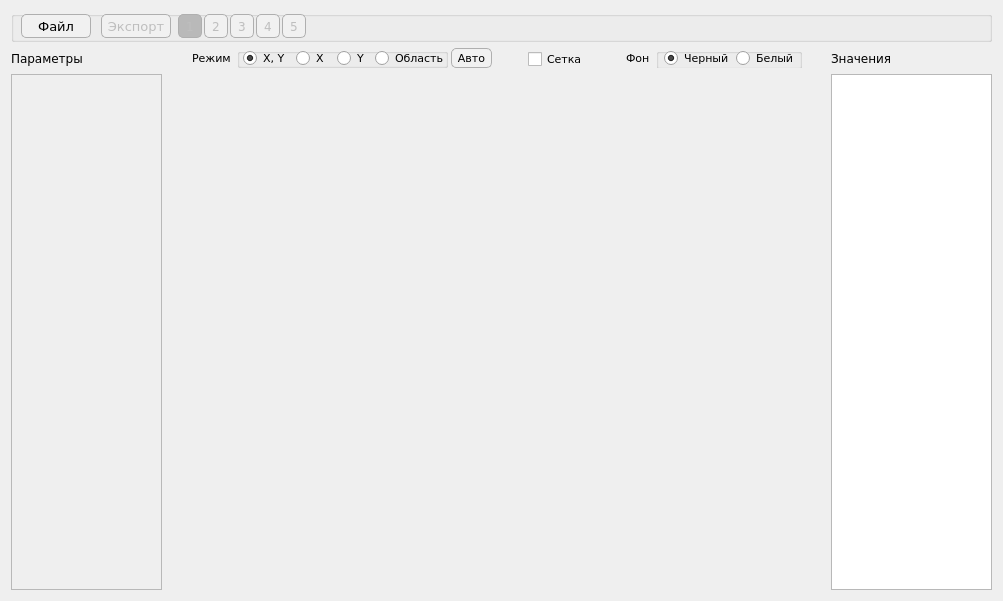
<?xml version="1.0" encoding="UTF-8"?>
<ui version="4.0">
 <class>Widget</class>
 <widget class="QWidget" name="Widget">
  <property name="geometry">
   <rect>
    <x>0</x>
    <y>0</y>
    <width>1003</width>
    <height>601</height>
   </rect>
  </property>
  <property name="windowTitle">
   <string>sok-viewer</string>
  </property>
  <layout class="QGridLayout" name="gridLayout">
   <item row="1" column="2">
    <widget class="QLabel" name="valuesLabel">
     <property name="minimumSize">
      <size>
       <width>151</width>
       <height>16</height>
      </size>
     </property>
     <property name="maximumSize">
      <size>
       <width>16777215</width>
       <height>16</height>
      </size>
     </property>
     <property name="font">
      <font>
       <family>Verdana</family>
      </font>
     </property>
     <property name="text">
      <string>Значения</string>
     </property>
    </widget>
   </item>
   <item row="2" column="0">
    <widget class="QScrollArea" name="parametersScrollArea">
     <property name="minimumSize">
      <size>
       <width>151</width>
       <height>0</height>
      </size>
     </property>
     <property name="maximumSize">
      <size>
       <width>151</width>
       <height>16777215</height>
      </size>
     </property>
     <property name="font">
      <font>
       <family>Verdana</family>
      </font>
     </property>
     <property name="widgetResizable">
      <bool>true</bool>
     </property>
     <widget class="QWidget" name="scrollAreaWidgetContents">
      <property name="geometry">
       <rect>
        <x>0</x>
        <y>0</y>
        <width>149</width>
        <height>499</height>
       </rect>
      </property>
     </widget>
    </widget>
   </item>
   <item row="1" column="1" alignment="Qt::AlignHCenter">
    <widget class="QWidget" name="plotButtonsWidget" native="true">
     <property name="minimumSize">
      <size>
       <width>631</width>
       <height>20</height>
      </size>
     </property>
     <widget class="QGroupBox" name="zoomBox">
      <property name="geometry">
       <rect>
        <x>56</x>
        <y>0</y>
        <width>211</width>
        <height>20</height>
       </rect>
      </property>
      <property name="minimumSize">
       <size>
        <width>145</width>
        <height>20</height>
       </size>
      </property>
      <property name="maximumSize">
       <size>
        <width>16777215</width>
        <height>16777215</height>
       </size>
      </property>
      <property name="styleSheet">
       <string notr="true">font-size: 11px;</string>
      </property>
      <property name="title">
       <string/>
      </property>
      <widget class="QRadioButton" name="radioButtonXY">
       <property name="geometry">
        <rect>
         <x>6</x>
         <y>0</y>
         <width>49</width>
         <height>20</height>
        </rect>
       </property>
       <property name="minimumSize">
        <size>
         <width>49</width>
         <height>20</height>
        </size>
       </property>
       <property name="maximumSize">
        <size>
         <width>16777215</width>
         <height>16777215</height>
        </size>
       </property>
       <property name="font">
        <font>
         <family>Verdana</family>
         <pointsize>-1</pointsize>
        </font>
       </property>
       <property name="cursor">
        <cursorShape>PointingHandCursor</cursorShape>
       </property>
       <property name="text">
        <string>X, Y</string>
       </property>
       <property name="checkable">
        <bool>true</bool>
       </property>
       <property name="checked">
        <bool>true</bool>
       </property>
      </widget>
      <widget class="QRadioButton" name="radioButtonX">
       <property name="geometry">
        <rect>
         <x>59</x>
         <y>0</y>
         <width>49</width>
         <height>20</height>
        </rect>
       </property>
       <property name="minimumSize">
        <size>
         <width>49</width>
         <height>20</height>
        </size>
       </property>
       <property name="maximumSize">
        <size>
         <width>16777215</width>
         <height>16777215</height>
        </size>
       </property>
       <property name="font">
        <font>
         <family>Verdana</family>
         <pointsize>-1</pointsize>
        </font>
       </property>
       <property name="cursor">
        <cursorShape>PointingHandCursor</cursorShape>
       </property>
       <property name="text">
        <string>X</string>
       </property>
       <property name="checkable">
        <bool>true</bool>
       </property>
      </widget>
      <widget class="QRadioButton" name="radioButtonY">
       <property name="geometry">
        <rect>
         <x>100</x>
         <y>0</y>
         <width>49</width>
         <height>20</height>
        </rect>
       </property>
       <property name="minimumSize">
        <size>
         <width>49</width>
         <height>20</height>
        </size>
       </property>
       <property name="maximumSize">
        <size>
         <width>16777215</width>
         <height>16777215</height>
        </size>
       </property>
       <property name="font">
        <font>
         <family>Verdana</family>
         <pointsize>-1</pointsize>
        </font>
       </property>
       <property name="cursor">
        <cursorShape>PointingHandCursor</cursorShape>
       </property>
       <property name="text">
        <string>Y</string>
       </property>
      </widget>
      <widget class="QRadioButton" name="radioButtonArea">
       <property name="geometry">
        <rect>
         <x>138</x>
         <y>0</y>
         <width>77</width>
         <height>20</height>
        </rect>
       </property>
       <property name="minimumSize">
        <size>
         <width>77</width>
         <height>20</height>
        </size>
       </property>
       <property name="font">
        <font>
         <family>Verdana</family>
         <pointsize>-1</pointsize>
        </font>
       </property>
       <property name="cursor">
        <cursorShape>PointingHandCursor</cursorShape>
       </property>
       <property name="text">
        <string>Область</string>
       </property>
      </widget>
     </widget>
     <widget class="QCheckBox" name="gridCheckBox">
      <property name="geometry">
       <rect>
        <x>347</x>
        <y>1</y>
        <width>61</width>
        <height>20</height>
       </rect>
      </property>
      <property name="minimumSize">
       <size>
        <width>61</width>
        <height>20</height>
       </size>
      </property>
      <property name="maximumSize">
       <size>
        <width>16777215</width>
        <height>16777215</height>
       </size>
      </property>
      <property name="font">
       <font>
        <family>Verdana</family>
        <pointsize>-1</pointsize>
       </font>
      </property>
      <property name="cursor">
       <cursorShape>PointingHandCursor</cursorShape>
      </property>
      <property name="styleSheet">
       <string notr="true">font-size: 11px;</string>
      </property>
      <property name="text">
       <string>Сетка</string>
      </property>
     </widget>
     <widget class="QLabel" name="backgroundLabel">
      <property name="geometry">
       <rect>
        <x>445</x>
        <y>2</y>
        <width>31</width>
        <height>16</height>
       </rect>
      </property>
      <property name="minimumSize">
       <size>
        <width>31</width>
        <height>16</height>
       </size>
      </property>
      <property name="maximumSize">
       <size>
        <width>16777215</width>
        <height>16777215</height>
       </size>
      </property>
      <property name="font">
       <font>
        <family>Verdana</family>
        <pointsize>-1</pointsize>
       </font>
      </property>
      <property name="styleSheet">
       <string notr="true">font-size: 11px;</string>
      </property>
      <property name="text">
       <string>Фон</string>
      </property>
     </widget>
     <widget class="QLabel" name="scaleLabel">
      <property name="geometry">
       <rect>
        <x>11</x>
        <y>2</y>
        <width>45</width>
        <height>16</height>
       </rect>
      </property>
      <property name="minimumSize">
       <size>
        <width>45</width>
        <height>16</height>
       </size>
      </property>
      <property name="maximumSize">
       <size>
        <width>16777215</width>
        <height>16777215</height>
       </size>
      </property>
      <property name="font">
       <font>
        <family>Verdana</family>
        <pointsize>-1</pointsize>
       </font>
      </property>
      <property name="styleSheet">
       <string notr="true">font-size: 11px;</string>
      </property>
      <property name="text">
       <string>Режим</string>
      </property>
     </widget>
     <widget class="QGroupBox" name="backgroundBox">
      <property name="geometry">
       <rect>
        <x>475</x>
        <y>0</y>
        <width>146</width>
        <height>21</height>
       </rect>
      </property>
      <property name="minimumSize">
       <size>
        <width>146</width>
        <height>21</height>
       </size>
      </property>
      <property name="maximumSize">
       <size>
        <width>16777215</width>
        <height>16777215</height>
       </size>
      </property>
      <property name="styleSheet">
       <string notr="true">font-size: 11px;</string>
      </property>
      <property name="title">
       <string/>
      </property>
      <widget class="QRadioButton" name="blackRadioButton">
       <property name="geometry">
        <rect>
         <x>8</x>
         <y>0</y>
         <width>74</width>
         <height>20</height>
        </rect>
       </property>
       <property name="minimumSize">
        <size>
         <width>74</width>
         <height>20</height>
        </size>
       </property>
       <property name="maximumSize">
        <size>
         <width>16777215</width>
         <height>16777215</height>
        </size>
       </property>
       <property name="font">
        <font>
         <family>Verdana</family>
         <pointsize>-1</pointsize>
        </font>
       </property>
       <property name="cursor">
        <cursorShape>PointingHandCursor</cursorShape>
       </property>
       <property name="text">
        <string>Черный</string>
       </property>
       <property name="checked">
        <bool>true</bool>
       </property>
      </widget>
      <widget class="QRadioButton" name="whiteRadioButton">
       <property name="geometry">
        <rect>
         <x>80</x>
         <y>0</y>
         <width>61</width>
         <height>20</height>
        </rect>
       </property>
       <property name="minimumSize">
        <size>
         <width>61</width>
         <height>20</height>
        </size>
       </property>
       <property name="maximumSize">
        <size>
         <width>16777215</width>
         <height>16777215</height>
        </size>
       </property>
       <property name="font">
        <font>
         <family>Verdana</family>
         <pointsize>-1</pointsize>
        </font>
       </property>
       <property name="cursor">
        <cursorShape>PointingHandCursor</cursorShape>
       </property>
       <property name="text">
        <string>Белый</string>
       </property>
      </widget>
     </widget>
     <widget class="QPushButton" name="autozoomButton">
      <property name="geometry">
       <rect>
        <x>270</x>
        <y>0</y>
        <width>41</width>
        <height>20</height>
       </rect>
      </property>
      <property name="minimumSize">
       <size>
        <width>25</width>
        <height>20</height>
       </size>
      </property>
      <property name="maximumSize">
       <size>
        <width>16777215</width>
        <height>16777215</height>
       </size>
      </property>
      <property name="font">
       <font>
        <family>Verdana</family>
        <pointsize>-1</pointsize>
       </font>
      </property>
      <property name="cursor">
       <cursorShape>PointingHandCursor</cursorShape>
      </property>
      <property name="styleSheet">
       <string notr="true">QPushButton {
	border: 1px solid;
	border-color: rgb(175, 175, 175);
	border-radius: 5px;
	background-color: rgb(241, 241, 241);
	font-size: 11px;
}
QPushButton::pressed {
	border: 1px solid;
	border-color: rgb(175, 175, 175);
	border-radius: 5px;
	background-color: rgb(185, 185, 185);
	font-size: 11px;
}</string>
      </property>
      <property name="text">
       <string>Авто</string>
      </property>
     </widget>
    </widget>
   </item>
   <item row="1" column="0">
    <widget class="QLabel" name="parametersLabel">
     <property name="maximumSize">
      <size>
       <width>151</width>
       <height>16777215</height>
      </size>
     </property>
     <property name="font">
      <font>
       <family>Verdana</family>
      </font>
     </property>
     <property name="text">
      <string>Параметры</string>
     </property>
    </widget>
   </item>
   <item row="2" column="1">
    <widget class="QWidget" name="mainPlotWidget" native="true">
     <property name="minimumSize">
      <size>
       <width>647</width>
       <height>501</height>
      </size>
     </property>
     <layout class="QVBoxLayout" name="plotLayout">
      <property name="leftMargin">
       <number>0</number>
      </property>
      <property name="topMargin">
       <number>0</number>
      </property>
      <property name="rightMargin">
       <number>0</number>
      </property>
      <property name="bottomMargin">
       <number>0</number>
      </property>
     </layout>
    </widget>
   </item>
   <item row="2" column="2">
    <widget class="QListWidget" name="valuesListWidget">
     <property name="minimumSize">
      <size>
       <width>161</width>
       <height>501</height>
      </size>
     </property>
     <property name="maximumSize">
      <size>
       <width>161</width>
       <height>16777215</height>
      </size>
     </property>
     <property name="font">
      <font>
       <family>Verdana</family>
      </font>
     </property>
    </widget>
   </item>
   <item row="0" column="0" colspan="3">
    <widget class="QGroupBox" name="controlBox">
     <property name="minimumSize">
      <size>
       <width>0</width>
       <height>31</height>
      </size>
     </property>
     <property name="maximumSize">
      <size>
       <width>16777215</width>
       <height>31</height>
      </size>
     </property>
     <property name="autoFillBackground">
      <bool>false</bool>
     </property>
     <property name="title">
      <string/>
     </property>
     <widget class="QPushButton" name="dataButton">
      <property name="enabled">
       <bool>true</bool>
      </property>
      <property name="geometry">
       <rect>
        <x>10</x>
        <y>3</y>
        <width>70</width>
        <height>24</height>
       </rect>
      </property>
      <property name="minimumSize">
       <size>
        <width>70</width>
        <height>24</height>
       </size>
      </property>
      <property name="maximumSize">
       <size>
        <width>16777215</width>
        <height>16777215</height>
       </size>
      </property>
      <property name="font">
       <font>
        <family>Verdana</family>
        <pointsize>-1</pointsize>
       </font>
      </property>
      <property name="cursor">
       <cursorShape>PointingHandCursor</cursorShape>
      </property>
      <property name="styleSheet">
       <string notr="true">QPushButton {
	border: 1px solid;
	border-color: rgb(175, 175, 175);
	border-radius: 5px;
	background-color: rgb(241, 241, 241);
	font-size: 13px;
}
QPushButton::pressed {
	border: 1px solid;
	border-color: rgb(175, 175, 175);
	border-radius: 5px;
	background-color: rgb(185, 185, 185);
	font-size: 13px;
}</string>
      </property>
      <property name="text">
       <string>Файл</string>
      </property>
      <property name="default">
       <bool>false</bool>
      </property>
      <property name="flat">
       <bool>false</bool>
      </property>
     </widget>
     <widget class="QPushButton" name="exportButton">
      <property name="enabled">
       <bool>false</bool>
      </property>
      <property name="geometry">
       <rect>
        <x>90</x>
        <y>3</y>
        <width>70</width>
        <height>24</height>
       </rect>
      </property>
      <property name="minimumSize">
       <size>
        <width>70</width>
        <height>24</height>
       </size>
      </property>
      <property name="font">
       <font>
        <family>Verdana</family>
        <pointsize>-1</pointsize>
       </font>
      </property>
      <property name="cursor">
       <cursorShape>PointingHandCursor</cursorShape>
      </property>
      <property name="styleSheet">
       <string notr="true">QPushButton {
	border: 1px solid;
	border-color: rgb(175, 175, 175);
	border-radius: 5px;
	background-color: rgb(241, 241, 241);
	font-size: 13px;
}
QPushButton:pressed {
	border: 1px solid;
	border-color: rgb(175, 175, 175);
	border-radius: 5px;
	background-color: rgb(185, 185, 185);
	font-size: 13px;
}</string>
      </property>
      <property name="text">
       <string>Экспорт</string>
      </property>
     </widget>
     <widget class="QLabel" name="fileStatusLabel">
      <property name="geometry">
       <rect>
        <x>310</x>
        <y>8</y>
        <width>165</width>
        <height>16</height>
       </rect>
      </property>
      <property name="minimumSize">
       <size>
        <width>165</width>
        <height>0</height>
       </size>
      </property>
      <property name="maximumSize">
       <size>
        <width>161</width>
        <height>16777215</height>
       </size>
      </property>
      <property name="font">
       <font>
        <family>Verdana</family>
        <pointsize>-1</pointsize>
       </font>
      </property>
      <property name="styleSheet">
       <string notr="true">font-size: 11px;</string>
      </property>
      <property name="text">
       <string/>
      </property>
     </widget>
     <widget class="QTabWidget" name="layersWidget">
      <property name="enabled">
       <bool>false</bool>
      </property>
      <property name="geometry">
       <rect>
        <x>167</x>
        <y>3</y>
        <width>140</width>
        <height>24</height>
       </rect>
      </property>
      <property name="minimumSize">
       <size>
        <width>140</width>
        <height>24</height>
       </size>
      </property>
      <property name="maximumSize">
       <size>
        <width>165</width>
        <height>24</height>
       </size>
      </property>
      <property name="font">
       <font>
        <family>Verdana</family>
       </font>
      </property>
      <property name="cursor">
       <cursorShape>PointingHandCursor</cursorShape>
      </property>
      <property name="styleSheet">
       <string notr="true">QTabBar::tab {
	background-color: rgb(241, 241, 241);
	border: 1px solid rgb(175, 175, 175);
	border-top-left-radius: 5px;
	border-top-right-radius: 5px;
	border-bottom-left-radius: 5px;
	border-bottom-right-radius: 5px;
	min-width: 20px;
	min-height: 20;
	padding: 1px;
	margin-right:2px;
}
QTabBar::tab:selected {
	background-color: rgb(185, 185, 185);
	border-color: rgb(175, 175, 175);
}
QTabWidget::pane{
	border-bottom: 0px;
}</string>
      </property>
      <property name="currentIndex">
       <number>0</number>
      </property>
      <widget class="QWidget" name="layer1">
       <attribute name="title">
        <string>1</string>
       </attribute>
      </widget>
      <widget class="QWidget" name="layer2">
       <attribute name="title">
        <string>2</string>
       </attribute>
      </widget>
      <widget class="QWidget" name="layer3">
       <attribute name="title">
        <string>3</string>
       </attribute>
      </widget>
      <widget class="QWidget" name="layer4">
       <attribute name="title">
        <string>4</string>
       </attribute>
      </widget>
      <widget class="QWidget" name="layer5">
       <attribute name="title">
        <string>5</string>
       </attribute>
      </widget>
     </widget>
    </widget>
   </item>
  </layout>
 </widget>
 <resources/>
 <connections>
  <connection>
   <sender>dataButton</sender>
   <signal>clicked()</signal>
   <receiver>Widget</receiver>
   <slot>dataButtonClicked()</slot>
   <hints>
    <hint type="sourcelabel">
     <x>40</x>
     <y>24</y>
    </hint>
    <hint type="destinationlabel">
     <x>299</x>
     <y>199</y>
    </hint>
   </hints>
  </connection>
  <connection>
   <sender>radioButtonXY</sender>
   <signal>toggled(bool)</signal>
   <receiver>Widget</receiver>
   <slot>zoomModeChanged()</slot>
   <hints>
    <hint type="sourcelabel">
     <x>295</x>
     <y>67</y>
    </hint>
    <hint type="destinationlabel">
     <x>501</x>
     <y>300</y>
    </hint>
   </hints>
  </connection>
  <connection>
   <sender>radioButtonX</sender>
   <signal>toggled(bool)</signal>
   <receiver>Widget</receiver>
   <slot>zoomModeChanged()</slot>
   <hints>
    <hint type="sourcelabel">
     <x>355</x>
     <y>67</y>
    </hint>
    <hint type="destinationlabel">
     <x>501</x>
     <y>300</y>
    </hint>
   </hints>
  </connection>
  <connection>
   <sender>radioButtonY</sender>
   <signal>toggled(bool)</signal>
   <receiver>Widget</receiver>
   <slot>zoomModeChanged()</slot>
   <hints>
    <hint type="sourcelabel">
     <x>395</x>
     <y>67</y>
    </hint>
    <hint type="destinationlabel">
     <x>501</x>
     <y>300</y>
    </hint>
   </hints>
  </connection>
  <connection>
   <sender>blackRadioButton</sender>
   <signal>toggled(bool)</signal>
   <receiver>Widget</receiver>
   <slot>backgroundChanged()</slot>
   <hints>
    <hint type="sourcelabel">
     <x>667</x>
     <y>67</y>
    </hint>
    <hint type="destinationlabel">
     <x>501</x>
     <y>300</y>
    </hint>
   </hints>
  </connection>
  <connection>
   <sender>whiteRadioButton</sender>
   <signal>toggled(bool)</signal>
   <receiver>Widget</receiver>
   <slot>backgroundChanged()</slot>
   <hints>
    <hint type="sourcelabel">
     <x>741</x>
     <y>67</y>
    </hint>
    <hint type="destinationlabel">
     <x>501</x>
     <y>300</y>
    </hint>
   </hints>
  </connection>
  <connection>
   <sender>autozoomButton</sender>
   <signal>clicked()</signal>
   <receiver>Widget</receiver>
   <slot>autozoomClicked()</slot>
   <hints>
    <hint type="sourcelabel">
     <x>433</x>
     <y>67</y>
    </hint>
    <hint type="destinationlabel">
     <x>501</x>
     <y>300</y>
    </hint>
   </hints>
  </connection>
  <connection>
   <sender>gridCheckBox</sender>
   <signal>stateChanged(int)</signal>
   <receiver>Widget</receiver>
   <slot>gridClicked()</slot>
   <hints>
    <hint type="sourcelabel">
     <x>531</x>
     <y>68</y>
    </hint>
    <hint type="destinationlabel">
     <x>501</x>
     <y>300</y>
    </hint>
   </hints>
  </connection>
  <connection>
   <sender>exportButton</sender>
   <signal>clicked()</signal>
   <receiver>Widget</receiver>
   <slot>exportButtonClicked()</slot>
   <hints>
    <hint type="sourcelabel">
     <x>136</x>
     <y>26</y>
    </hint>
    <hint type="destinationlabel">
     <x>501</x>
     <y>300</y>
    </hint>
   </hints>
  </connection>
  <connection>
   <sender>radioButtonArea</sender>
   <signal>toggled(bool)</signal>
   <receiver>Widget</receiver>
   <slot>zoomModeChanged()</slot>
   <hints>
    <hint type="sourcelabel">
     <x>413</x>
     <y>67</y>
    </hint>
    <hint type="destinationlabel">
     <x>501</x>
     <y>300</y>
    </hint>
   </hints>
  </connection>
  <connection>
   <sender>layersWidget</sender>
   <signal>tabBarClicked(int)</signal>
   <receiver>Widget</receiver>
   <slot>layerChanged()</slot>
   <hints>
    <hint type="sourcelabel">
     <x>259</x>
     <y>27</y>
    </hint>
    <hint type="destinationlabel">
     <x>501</x>
     <y>300</y>
    </hint>
   </hints>
  </connection>
 </connections>
 <slots>
  <slot>dataButtonClicked()</slot>
  <slot>zoomModeChanged()</slot>
  <slot>backgroundChanged()</slot>
  <slot>autozoomClicked()</slot>
  <slot>gridClicked()</slot>
  <slot>exportButtonClicked()</slot>
  <slot>layerChanged()</slot>
 </slots>
</ui>
